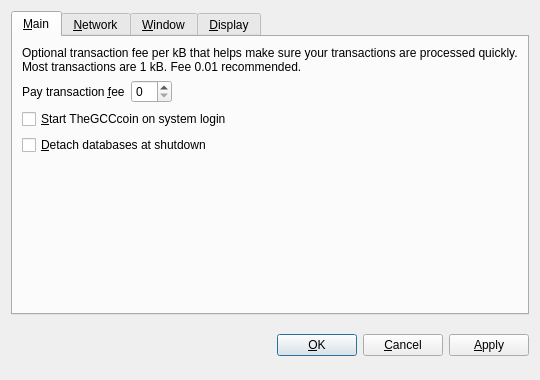
<?xml version="1.0" encoding="UTF-8"?>
<ui version="4.0">
 <class>OptionsDialog</class>
 <widget class="QDialog" name="OptionsDialog">
  <property name="geometry">
   <rect>
    <x>0</x>
    <y>0</y>
    <width>540</width>
    <height>380</height>
   </rect>
  </property>
  <property name="windowTitle">
   <string>Options</string>
  </property>
  <property name="modal">
   <bool>true</bool>
  </property>
  <layout class="QVBoxLayout" name="verticalLayout">
   <item>
    <widget class="QTabWidget" name="tabWidget">
     <property name="tabPosition">
      <enum>QTabWidget::North</enum>
     </property>
     <property name="currentIndex">
      <number>0</number>
     </property>
     <widget class="QWidget" name="tabMain">
      <attribute name="title">
       <string>&amp;Main</string>
      </attribute>
      <layout class="QVBoxLayout" name="verticalLayout_Main">
       <item>
        <widget class="QLabel" name="transactionFeeInfoLabel">
         <property name="text">
          <string>Optional transaction fee per kB that helps make sure your transactions are processed quickly. Most transactions are 1 kB. Fee 0.01 recommended.</string>
         </property>
         <property name="textFormat">
          <enum>Qt::PlainText</enum>
         </property>
         <property name="wordWrap">
          <bool>true</bool>
         </property>
        </widget>
       </item>
       <item>
        <layout class="QHBoxLayout" name="horizontalLayout_Main">
         <item>
          <widget class="QLabel" name="transactionFeeLabel">
           <property name="text">
            <string>Pay transaction &amp;fee</string>
           </property>
           <property name="textFormat">
            <enum>Qt::PlainText</enum>
           </property>
           <property name="buddy">
            <cstring>transactionFee</cstring>
           </property>
          </widget>
         </item>
         <item>
          <widget class="BitcoinAmountField" name="transactionFee"/>
         </item>
         <item>
          <spacer name="horizontalSpacer_Main">
           <property name="orientation">
            <enum>Qt::Horizontal</enum>
           </property>
           <property name="sizeHint" stdset="0">
            <size>
             <width>40</width>
             <height>20</height>
            </size>
           </property>
          </spacer>
         </item>
        </layout>
       </item>
       <item>
        <widget class="QCheckBox" name="bitcoinAtStartup">
         <property name="toolTip">
          <string>Automatically start TheGCCcoin after logging in to the system.</string>
         </property>
         <property name="text">
          <string>&amp;Start TheGCCcoin on system login</string>
         </property>
        </widget>
       </item>
       <item>
        <widget class="QCheckBox" name="detachDatabases">
         <property name="toolTip">
          <string>Detach block and address databases at shutdown. This means they can be moved to another data directory, but it slows down shutdown. The wallet is always detached.</string>
         </property>
         <property name="text">
          <string>&amp;Detach databases at shutdown</string>
         </property>
        </widget>
       </item>
       <item>
        <spacer name="verticalSpacer_Main">
         <property name="orientation">
          <enum>Qt::Vertical</enum>
         </property>
         <property name="sizeHint" stdset="0">
          <size>
           <width>20</width>
           <height>40</height>
          </size>
         </property>
        </spacer>
       </item>
      </layout>
     </widget>
     <widget class="QWidget" name="tabNetwork">
      <attribute name="title">
       <string>&amp;Network</string>
      </attribute>
      <layout class="QVBoxLayout" name="verticalLayout_Network">
       <item>
        <widget class="QCheckBox" name="mapPortUpnp">
         <property name="toolTip">
          <string>Automatically open the TheGCCcoin client port on the router. This only works when your router supports UPnP and it is enabled.</string>
         </property>
         <property name="text">
          <string>Map port using &amp;UPnP</string>
         </property>
        </widget>
       </item>
       <item>
        <widget class="QCheckBox" name="connectSocks">
         <property name="toolTip">
          <string>Connect to the TheGCCcoin network through a SOCKS proxy (e.g. when connecting through Tor).</string>
         </property>
         <property name="text">
          <string>&amp;Connect through SOCKS proxy:</string>
         </property>
        </widget>
       </item>
       <item>
        <layout class="QHBoxLayout" name="horizontalLayout_Network">
         <item>
          <widget class="QLabel" name="proxyIpLabel">
           <property name="text">
            <string>Proxy &amp;IP:</string>
           </property>
           <property name="textFormat">
            <enum>Qt::PlainText</enum>
           </property>
           <property name="buddy">
            <cstring>proxyIp</cstring>
           </property>
          </widget>
         </item>
         <item>
          <widget class="QValidatedLineEdit" name="proxyIp">
           <property name="maximumSize">
            <size>
             <width>140</width>
             <height>16777215</height>
            </size>
           </property>
           <property name="toolTip">
            <string>IP address of the proxy (e.g. 127.0.0.1)</string>
           </property>
          </widget>
         </item>
         <item>
          <widget class="QLabel" name="proxyPortLabel">
           <property name="text">
            <string>&amp;Port:</string>
           </property>
           <property name="textFormat">
            <enum>Qt::PlainText</enum>
           </property>
           <property name="buddy">
            <cstring>proxyPort</cstring>
           </property>
          </widget>
         </item>
         <item>
          <widget class="QLineEdit" name="proxyPort">
           <property name="maximumSize">
            <size>
             <width>55</width>
             <height>16777215</height>
            </size>
           </property>
           <property name="toolTip">
            <string>Port of the proxy (e.g. 9060)</string>
           </property>
          </widget>
         </item>
         <item>
          <widget class="QLabel" name="socksVersionLabel">
           <property name="text">
            <string>SOCKS &amp;Version:</string>
           </property>
           <property name="textFormat">
            <enum>Qt::PlainText</enum>
           </property>
           <property name="buddy">
            <cstring>socksVersion</cstring>
           </property>
          </widget>
         </item>
         <item>
          <widget class="QValueComboBox" name="socksVersion">
           <property name="toolTip">
            <string>SOCKS version of the proxy (e.g. 5)</string>
           </property>
          </widget>
         </item>
         <item>
          <spacer name="horizontalSpacer_Network">
           <property name="orientation">
            <enum>Qt::Horizontal</enum>
           </property>
           <property name="sizeHint" stdset="0">
            <size>
             <width>40</width>
             <height>20</height>
            </size>
           </property>
          </spacer>
         </item>
        </layout>
       </item>
       <item>
        <spacer name="verticalSpacer_Network">
         <property name="orientation">
          <enum>Qt::Vertical</enum>
         </property>
         <property name="sizeHint" stdset="0">
          <size>
           <width>20</width>
           <height>40</height>
          </size>
         </property>
        </spacer>
       </item>
      </layout>
     </widget>
     <widget class="QWidget" name="tabWindow">
      <attribute name="title">
       <string>&amp;Window</string>
      </attribute>
      <layout class="QVBoxLayout" name="verticalLayout_Window">
       <item>
        <widget class="QCheckBox" name="minimizeToTray">
         <property name="toolTip">
          <string>Show only a tray icon after minimizing the window.</string>
         </property>
         <property name="text">
          <string>&amp;Minimize to the tray instead of the taskbar</string>
         </property>
        </widget>
       </item>
       <item>
        <widget class="QCheckBox" name="minimizeOnClose">
         <property name="toolTip">
          <string>Minimize instead of exit the application when the window is closed. When this option is enabled, the application will be closed only after selecting Quit in the menu.</string>
         </property>
         <property name="text">
          <string>M&amp;inimize on close</string>
         </property>
        </widget>
       </item>
       <item>
        <spacer name="verticalSpacer_Window">
         <property name="orientation">
          <enum>Qt::Vertical</enum>
         </property>
         <property name="sizeHint" stdset="0">
          <size>
           <width>20</width>
           <height>40</height>
          </size>
         </property>
        </spacer>
       </item>
      </layout>
     </widget>
     <widget class="QWidget" name="tabDisplay">
      <attribute name="title">
       <string>&amp;Display</string>
      </attribute>
      <layout class="QVBoxLayout" name="verticalLayout_Display">
       <item>
        <layout class="QHBoxLayout" name="horizontalLayout_1_Display">
         <item>
          <widget class="QLabel" name="langLabel">
           <property name="text">
            <string>User Interface &amp;language:</string>
           </property>
           <property name="textFormat">
            <enum>Qt::PlainText</enum>
           </property>
           <property name="buddy">
            <cstring>lang</cstring>
           </property>
          </widget>
         </item>
         <item>
          <widget class="QValueComboBox" name="lang">
           <property name="toolTip">
            <string>The user interface language can be set here. This setting will take effect after restarting TheGCCcoin.</string>
           </property>
          </widget>
         </item>
        </layout>
       </item>
       <item>
        <layout class="QHBoxLayout" name="horizontalLayout_2_Display">
         <item>
          <widget class="QLabel" name="unitLabel">
           <property name="text">
            <string>&amp;Unit to show amounts in:</string>
           </property>
           <property name="textFormat">
            <enum>Qt::PlainText</enum>
           </property>
           <property name="buddy">
            <cstring>unit</cstring>
           </property>
          </widget>
         </item>
         <item>
          <widget class="QValueComboBox" name="unit">
           <property name="toolTip">
            <string>Choose the default subdivision unit to show in the interface and when sending coins.</string>
           </property>
          </widget>
         </item>
        </layout>
       </item>
       <item>
        <widget class="QCheckBox" name="displayAddresses">
         <property name="toolTip">
          <string>Whether to show TheGCCcoin addresses in the transaction list or not.</string>
         </property>
         <property name="text">
          <string>&amp;Display addresses in transaction list</string>
         </property>
        </widget>
       </item>
       <item>
        <widget class="QCheckBox" name="coinControlFeatures">
         <property name="toolTip">
          <string>Whether to show coin control features or not.</string>
         </property>
         <property name="text">
          <string>Display coin &amp;control features (experts only!)</string>
         </property>
        </widget>
       </item>
       <item>
        <spacer name="verticalSpacer_Display">
         <property name="orientation">
          <enum>Qt::Vertical</enum>
         </property>
         <property name="sizeHint" stdset="0">
          <size>
           <width>20</width>
           <height>40</height>
          </size>
         </property>
        </spacer>
       </item>
      </layout>
     </widget>
    </widget>
   </item>
   <item>
    <layout class="QHBoxLayout" name="horizontalLayout_Buttons">
     <item>
      <spacer name="horizontalSpacer_1">
       <property name="orientation">
        <enum>Qt::Horizontal</enum>
       </property>
       <property name="sizeHint" stdset="0">
        <size>
         <width>40</width>
         <height>48</height>
        </size>
       </property>
      </spacer>
     </item>
     <item>
      <widget class="QLabel" name="statusLabel">
       <property name="font">
        <font>
         <weight>75</weight>
         <bold>true</bold>
        </font>
       </property>
       <property name="text">
        <string/>
       </property>
       <property name="textFormat">
        <enum>Qt::PlainText</enum>
       </property>
       <property name="wordWrap">
        <bool>true</bool>
       </property>
      </widget>
     </item>
     <item>
      <spacer name="horizontalSpacer_2">
       <property name="orientation">
        <enum>Qt::Horizontal</enum>
       </property>
       <property name="sizeHint" stdset="0">
        <size>
         <width>40</width>
         <height>48</height>
        </size>
       </property>
      </spacer>
     </item>
     <item>
      <widget class="QPushButton" name="okButton">
       <property name="text">
        <string>&amp;OK</string>
       </property>
      </widget>
     </item>
     <item>
      <widget class="QPushButton" name="cancelButton">
       <property name="text">
        <string>&amp;Cancel</string>
       </property>
       <property name="autoDefault">
        <bool>false</bool>
       </property>
      </widget>
     </item>
     <item>
      <widget class="QPushButton" name="applyButton">
       <property name="text">
        <string>&amp;Apply</string>
       </property>
       <property name="autoDefault">
        <bool>false</bool>
       </property>
      </widget>
     </item>
    </layout>
   </item>
  </layout>
 </widget>
 <customwidgets>
  <customwidget>
   <class>BitcoinAmountField</class>
   <extends>QSpinBox</extends>
   <header>bitcoinamountfield.h</header>
  </customwidget>
  <customwidget>
   <class>QValueComboBox</class>
   <extends>QComboBox</extends>
   <header>qvaluecombobox.h</header>
  </customwidget>
  <customwidget>
   <class>QValidatedLineEdit</class>
   <extends>QLineEdit</extends>
   <header>qvalidatedlineedit.h</header>
  </customwidget>
 </customwidgets>
 <resources/>
 <connections/>
</ui>
